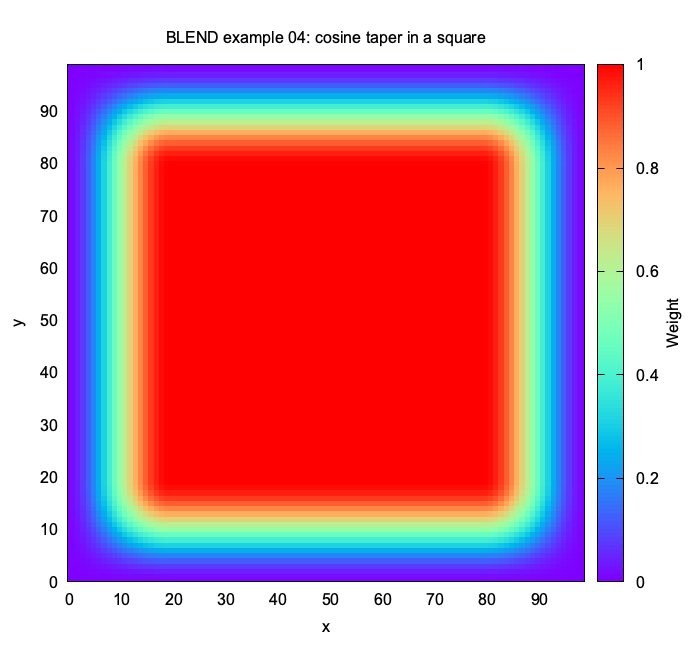

The gnuplot source for this figure:
set terminal pngcairo size 700,650 enhanced font "Arial,12"
set output "ex04.png"

set title "BLEND example 04: cosine taper in a square"
set xlabel "x"
set ylabel "y"
set size ratio -1
set xrange [0:99]
set yrange [0:99]
set cbrange [0:1]
set cblabel "Weight"
set palette rgb 33,13,10

plot "ex04.txt" using 1:2:3 with image title ""
